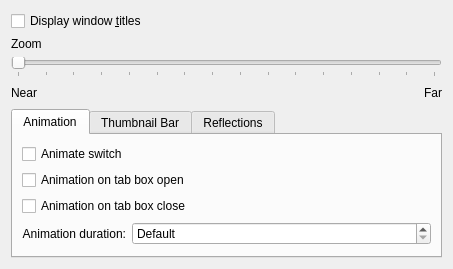
<?xml version="1.0" encoding="UTF-8"?>
<ui version="4.0">
 <class>KWin::CoverSwitchEffectConfigForm</class>
 <widget class="QWidget" name="KWin::CoverSwitchEffectConfigForm">
  <property name="geometry">
   <rect>
    <x>0</x>
    <y>0</y>
    <width>453</width>
    <height>264</height>
   </rect>
  </property>
  <layout class="QVBoxLayout" name="verticalLayout_5">
   <item>
    <widget class="QCheckBox" name="checkWindowTitle">
     <property name="text">
      <string>Display window &amp;titles</string>
     </property>
     <property name="shortcut">
      <string/>
     </property>
    </widget>
   </item>
   <item>
    <layout class="QVBoxLayout" name="verticalLayout_4">
     <item>
      <widget class="QLabel" name="label_4">
       <property name="text">
        <string>Zoom</string>
       </property>
       <property name="alignment">
        <set>Qt::AlignLeading|Qt::AlignLeft|Qt::AlignVCenter</set>
       </property>
      </widget>
     </item>
     <item>
      <widget class="QSlider" name="zPositionSlider">
       <property name="toolTip">
        <string>Define how far away the windows should appear</string>
       </property>
       <property name="maximum">
        <number>3000</number>
       </property>
       <property name="singleStep">
        <number>100</number>
       </property>
       <property name="pageStep">
        <number>500</number>
       </property>
       <property name="orientation">
        <enum>Qt::Horizontal</enum>
       </property>
       <property name="tickPosition">
        <enum>QSlider::TicksBelow</enum>
       </property>
       <property name="tickInterval">
        <number>200</number>
       </property>
      </widget>
     </item>
     <item>
      <layout class="QHBoxLayout" name="horizontalLayout">
       <item>
        <widget class="QLabel" name="label_8">
         <property name="text">
          <string>Near</string>
         </property>
        </widget>
       </item>
       <item>
        <spacer name="horizontalSpacer">
         <property name="orientation">
          <enum>Qt::Horizontal</enum>
         </property>
         <property name="sizeHint" stdset="0">
          <size>
           <width>40</width>
           <height>20</height>
          </size>
         </property>
        </spacer>
       </item>
       <item>
        <widget class="QLabel" name="label_9">
         <property name="text">
          <string>Far</string>
         </property>
         <property name="alignment">
          <set>Qt::AlignRight|Qt::AlignTrailing|Qt::AlignVCenter</set>
         </property>
        </widget>
       </item>
      </layout>
     </item>
    </layout>
   </item>
   <item>
    <widget class="QTabWidget" name="tabWidget">
     <property name="sizePolicy">
      <sizepolicy hsizetype="MinimumExpanding" vsizetype="Expanding">
       <horstretch>0</horstretch>
       <verstretch>0</verstretch>
      </sizepolicy>
     </property>
     <property name="currentIndex">
      <number>0</number>
     </property>
     <widget class="QWidget" name="tab">
      <attribute name="title">
       <string>Animation</string>
      </attribute>
      <layout class="QVBoxLayout" name="verticalLayout">
       <item>
        <widget class="QCheckBox" name="checkAnimateSwitch">
         <property name="text">
          <string>Animate switch</string>
         </property>
        </widget>
       </item>
       <item>
        <widget class="QCheckBox" name="checkAnimateStart">
         <property name="text">
          <string>Animation on tab box open</string>
         </property>
        </widget>
       </item>
       <item>
        <widget class="QCheckBox" name="checkAnimateStop">
         <property name="text">
          <string>Animation on tab box close</string>
         </property>
        </widget>
       </item>
       <item>
        <layout class="QFormLayout" name="formLayout_2">
         <item row="0" column="0">
          <widget class="QLabel" name="label_3">
           <property name="text">
            <string>Animation duration:</string>
           </property>
           <property name="alignment">
            <set>Qt::AlignRight|Qt::AlignTrailing|Qt::AlignVCenter</set>
           </property>
           <property name="buddy">
            <cstring>spinDuration</cstring>
           </property>
          </widget>
         </item>
         <item row="0" column="1">
          <widget class="KIntSpinBox" name="spinDuration">
           <property name="sizePolicy">
            <sizepolicy hsizetype="Expanding" vsizetype="Fixed">
             <horstretch>0</horstretch>
             <verstretch>0</verstretch>
            </sizepolicy>
           </property>
           <property name="specialValueText">
            <string comment="Duration of rotation">Default</string>
           </property>
           <property name="maximum">
            <number>9999</number>
           </property>
           <property name="singleStep">
            <number>10</number>
           </property>
          </widget>
         </item>
        </layout>
       </item>
      </layout>
     </widget>
     <widget class="QWidget" name="tab_2">
      <attribute name="title">
       <string>Thumbnail Bar</string>
      </attribute>
      <layout class="QVBoxLayout" name="verticalLayout_2">
       <item>
        <widget class="QCheckBox" name="checkThumbnails">
         <property name="text">
          <string>Use additional thumbnail bar</string>
         </property>
        </widget>
       </item>
       <item>
        <widget class="QCheckBox" name="checkDynamicThumbnails">
         <property name="toolTip">
          <string>Only show thumbnail bar if there are at least specified number of windows</string>
         </property>
         <property name="text">
          <string>Dynamic mode</string>
         </property>
        </widget>
       </item>
       <item>
        <layout class="QFormLayout" name="formLayout">
         <item row="0" column="0">
          <widget class="QLabel" name="labelThumbnailWindows">
           <property name="text">
            <string>Number of windows:</string>
           </property>
           <property name="alignment">
            <set>Qt::AlignRight|Qt::AlignTrailing|Qt::AlignVCenter</set>
           </property>
           <property name="buddy">
            <cstring>spinThumbnailWindows</cstring>
           </property>
          </widget>
         </item>
         <item row="0" column="1">
          <widget class="KIntSpinBox" name="spinThumbnailWindows"/>
         </item>
        </layout>
       </item>
      </layout>
     </widget>
     <widget class="QWidget" name="tab_3">
      <attribute name="title">
       <string>Reflections</string>
      </attribute>
      <layout class="QVBoxLayout" name="verticalLayout_3">
       <item>
        <widget class="QCheckBox" name="checkReflection">
         <property name="text">
          <string>Reflections</string>
         </property>
        </widget>
       </item>
       <item>
        <layout class="QFormLayout" name="formLayout_3">
         <property name="fieldGrowthPolicy">
          <enum>QFormLayout::FieldsStayAtSizeHint</enum>
         </property>
         <item row="0" column="0">
          <widget class="QLabel" name="label_2">
           <property name="text">
            <string>Rear color</string>
           </property>
          </widget>
         </item>
         <item row="0" column="1">
          <widget class="KColorButton" name="colorRear"/>
         </item>
         <item row="1" column="0">
          <widget class="QLabel" name="label">
           <property name="text">
            <string>Front color</string>
           </property>
          </widget>
         </item>
         <item row="1" column="1">
          <widget class="KColorButton" name="colorFront"/>
         </item>
        </layout>
       </item>
      </layout>
     </widget>
    </widget>
   </item>
   <item>
    <spacer name="verticalSpacer_2">
     <property name="orientation">
      <enum>Qt::Vertical</enum>
     </property>
     <property name="sizeHint" stdset="0">
      <size>
       <width>20</width>
       <height>0</height>
      </size>
     </property>
    </spacer>
   </item>
  </layout>
 </widget>
 <customwidgets>
  <customwidget>
   <class>KIntSpinBox</class>
   <extends>QSpinBox</extends>
   <header>knuminput.h</header>
  </customwidget>
  <customwidget>
   <class>KColorButton</class>
   <extends>QPushButton</extends>
   <header>kcolorbutton.h</header>
  </customwidget>
 </customwidgets>
 <resources/>
 <connections>
  <connection>
   <sender>checkReflection</sender>
   <signal>toggled(bool)</signal>
   <receiver>colorFront</receiver>
   <slot>setEnabled(bool)</slot>
   <hints>
    <hint type="sourcelabel">
     <x>60</x>
     <y>49</y>
    </hint>
    <hint type="destinationlabel">
     <x>282</x>
     <y>110</y>
    </hint>
   </hints>
  </connection>
  <connection>
   <sender>checkReflection</sender>
   <signal>toggled(bool)</signal>
   <receiver>colorRear</receiver>
   <slot>setEnabled(bool)</slot>
   <hints>
    <hint type="sourcelabel">
     <x>102</x>
     <y>51</y>
    </hint>
    <hint type="destinationlabel">
     <x>284</x>
     <y>72</y>
    </hint>
   </hints>
  </connection>
  <connection>
   <sender>checkReflection</sender>
   <signal>toggled(bool)</signal>
   <receiver>label_2</receiver>
   <slot>setEnabled(bool)</slot>
   <hints>
    <hint type="sourcelabel">
     <x>136</x>
     <y>47</y>
    </hint>
    <hint type="destinationlabel">
     <x>202</x>
     <y>78</y>
    </hint>
   </hints>
  </connection>
  <connection>
   <sender>checkReflection</sender>
   <signal>toggled(bool)</signal>
   <receiver>label</receiver>
   <slot>setEnabled(bool)</slot>
   <hints>
    <hint type="sourcelabel">
     <x>175</x>
     <y>49</y>
    </hint>
    <hint type="destinationlabel">
     <x>209</x>
     <y>102</y>
    </hint>
   </hints>
  </connection>
  <connection>
   <sender>checkThumbnails</sender>
   <signal>toggled(bool)</signal>
   <receiver>checkDynamicThumbnails</receiver>
   <slot>setEnabled(bool)</slot>
   <hints>
    <hint type="sourcelabel">
     <x>103</x>
     <y>58</y>
    </hint>
    <hint type="destinationlabel">
     <x>107</x>
     <y>74</y>
    </hint>
   </hints>
  </connection>
  <connection>
   <sender>checkThumbnails</sender>
   <signal>toggled(bool)</signal>
   <receiver>labelThumbnailWindows</receiver>
   <slot>setEnabled(bool)</slot>
   <hints>
    <hint type="sourcelabel">
     <x>181</x>
     <y>53</y>
    </hint>
    <hint type="destinationlabel">
     <x>259</x>
     <y>106</y>
    </hint>
   </hints>
  </connection>
  <connection>
   <sender>checkThumbnails</sender>
   <signal>toggled(bool)</signal>
   <receiver>spinThumbnailWindows</receiver>
   <slot>setEnabled(bool)</slot>
   <hints>
    <hint type="sourcelabel">
     <x>132</x>
     <y>47</y>
    </hint>
    <hint type="destinationlabel">
     <x>324</x>
     <y>106</y>
    </hint>
   </hints>
  </connection>
 </connections>
</ui>
